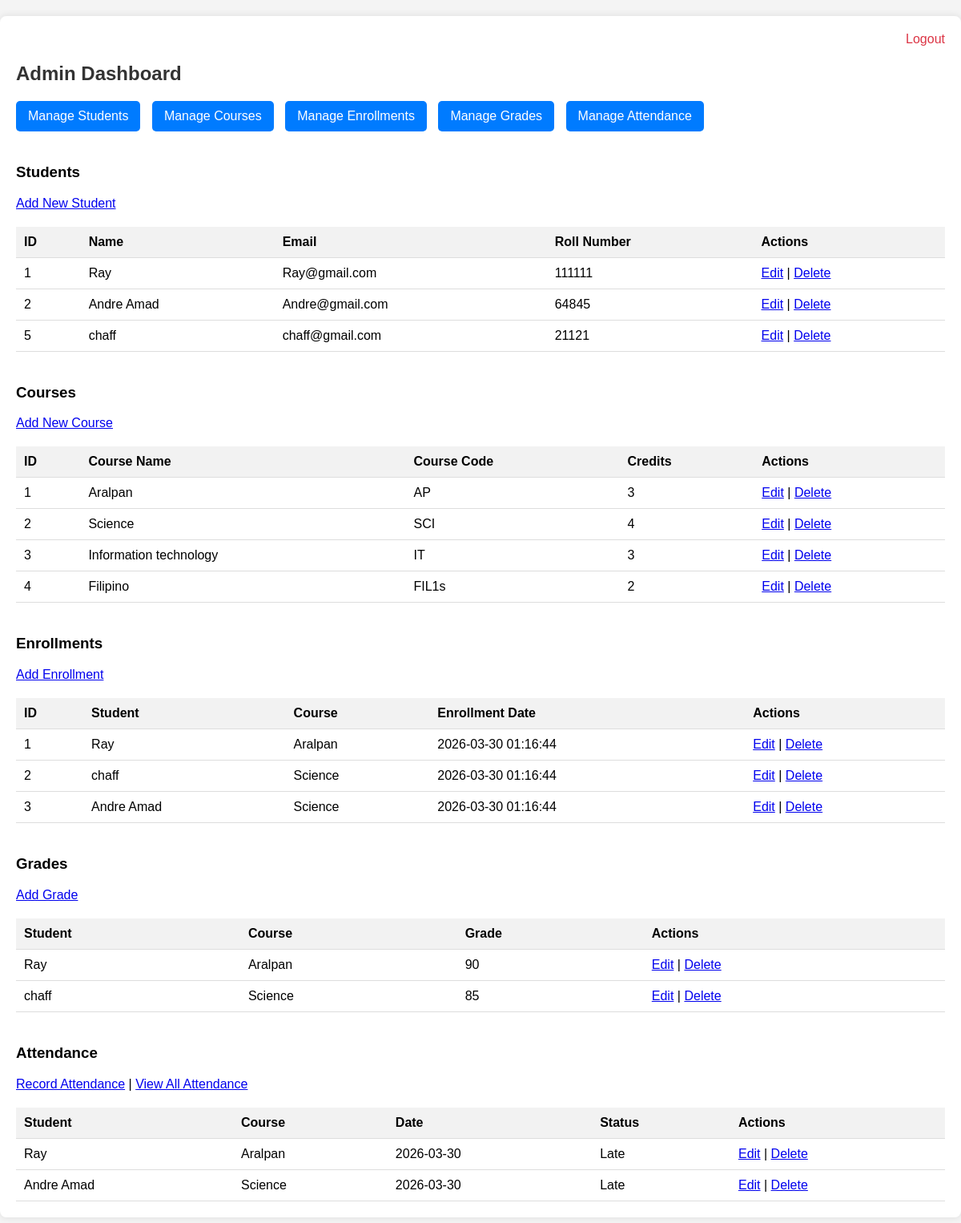
The app's page /admin_dashboard.php (signed in) with its own data.
### tables this page shows
CREATE TABLE `students` (
  `id` int(11) NOT NULL,
  `name` varchar(100) NOT NULL,
  `email` varchar(100) NOT NULL,
  `password` varchar(255) NOT NULL,
  `roll_number` varchar(50) NOT NULL,
  `phone` varchar(20) DEFAULT NULL,
  `address` text DEFAULT NULL,
  `created_at` timestamp NOT NULL DEFAULT current_timestamp()
);

CREATE TABLE `courses` (
  `id` int(11) NOT NULL,
  `course_name` varchar(100) NOT NULL,
  `course_code` varchar(20) NOT NULL,
  `description` text DEFAULT NULL,
  `credits` int(11) NOT NULL
);

CREATE TABLE `enrollments` (
  `id` int(11) NOT NULL,
  `student_id` int(11) NOT NULL,
  `course_id` int(11) NOT NULL,
  `enrollment_date` timestamp NOT NULL DEFAULT current_timestamp()
);

CREATE TABLE `grades` (
  `id` int(11) NOT NULL,
  `enrollment_id` int(11) NOT NULL,
  `grade` varchar(5) DEFAULT NULL,
  `grade_date` timestamp NOT NULL DEFAULT current_timestamp()
);

CREATE TABLE `attendance` (
  `id` int(11) NOT NULL,
  `student_id` int(11) NOT NULL,
  `enrollment_id` int(11) NOT NULL,
  `attendance_date` date NOT NULL,
  `status` enum('Present','Absent','Late') NOT NULL,
  `remarks` text DEFAULT NULL,
  `created_at` timestamp NOT NULL DEFAULT current_timestamp()
);

### admin_dashboard.php (the view, shortened to what this page needs)
<!DOCTYPE html>
<html lang="en">
<head>
</head>
<body>
    <div class="container">
        <?php
        include 'config.php';
        ?>
        <div class="logout">
            <a href="logout.php">Logout</a>
        </div>
        <h2>Admin Dashboard</h2>
        <div class="menu">
            <a href="#students">Manage Students</a>
            <a href="#courses">Manage Courses</a>
            <a href="#enrollments">Manage Enrollments</a>
            <a href="#grades">Manage Grades</a>
            <a href="#attendance">Manage Attendance</a>
        </div>
        <div id="students" class="section">
            <h3>Students</h3>
            <a href="add_student.php">Add New Student</a>
            <table>
                <tr>
                    <th>ID</th>
                    <th>Name</th>
                    <th>Email</th>
                    <th>Roll Number</th>
                    <th>Actions</th>
                </tr>
                <?php
                $sql = "SELECT * FROM students";
                $result = $conn->query($sql);
                while ($row = $result->fetch_assoc()) {
                    echo "<tr>";
                    echo "<td>" . $row['id'] . "</td>";
                    echo "<td>" . htmlspecialchars($row['name']) . "</td>";
                    echo "<td>" . htmlspecialchars($row['email']) . "</td>";
                    echo "<td>" . htmlspecialchars($row['roll_number']) . "</td>";
                    echo "<td><a href='edit_student.php?id=" . $row['id'] . "'>Edit</a> | <a href='delete_student.php?id=" . $row['id'] . "'>Delete</a></td>";
                    echo "</tr>";
                }
                ?>
            </table>
        </div>
        <div id="courses" class="section">
            <h3>Courses</h3>
            <a href="add_course.php">Add New Course</a>
            <table>
                <tr>
                    <th>ID</th>
                    <th>Course Name</th>
                    <th>Course Code</th>
                    <th>Credits</th>
                    <th>Actions</th>
                </tr>
                <?php
                $sql = "SELECT * FROM courses";
                $result = $conn->query($sql);
                while ($row = $result->fetch_assoc()) {
                    echo "<tr>";
                    echo "<td>" . $row['id'] . "</td>";
                    echo "<td>" . htmlspecialchars($row['course_name']) . "</td>";
                    echo "<td>" . htmlspecialchars($row['course_code']) . "</td>";
                    echo "<td>" . $row['credits'] . "</td>";
                    echo "<td><a href='edit_course.php?id=" . $row['id'] . "'>Edit</a> | <a href='delete_course.php?id=" . $row['id'] . "'>Delete</a></td>";
                    echo "</tr>";
                }
                ?>
            </table>
        </div>
        <div id="enrollments" class="section">
            <h3>Enrollments</h3>
            <a href="add_enrollment.php">Add Enrollment</a>
            <table>
                <tr>
                    <th>ID</th>
                    <th>Student</th>
                    <th>Course</th>
                    <th>Enrollment Date</th>
                    <th>Actions</th>
                </tr>
                <?php
                $sql = "SELECT e.id, s.name as student_name, c.course_name, e.enrollment_date
                        FROM enrollments e
                        JOIN students s ON e.student_id = s.id
                        JOIN courses c ON e.course_id = c.id
                        ORDER BY e.enrollment_date DESC";
                $result = $conn->query($sql);
                while ($row = $result->fetch_assoc()) {
                    echo "<tr>";
                    echo "<td>" . $row['id'] . "</td>";
                    echo "<td>" . htmlspecialchars($row['student_name']) . "</td>";
                    echo "<td>" . htmlspecialchars($row['course_name']) . "</td>";
                    echo "<td>" . htmlspecialchars($row['enrollment_date']) . "</td>";
                    echo "<td><a href='edit_enrollment.php?id=" . $row['id'] . "'>Edit</a> | <a href='delete_enrollment.php?id=" . $row['id'] . "'>Delete</a></td>";
                    echo "</tr>";
                }
                ?>
            </table>
        </div>
        <div id="grades" class="section">
            <h3>Grades</h3>
            <a href="add_grade.php">Add Grade</a>
            <table>
                <tr>
                    <th>Student</th>
                    <th>Course</th>
                    <th>Grade</th>
                    <th>Actions</th>
                </tr>
                <?php
                $sql = "SELECT g.id, s.name as student_name, c.course_name, g.grade
                        FROM grades g
                        JOIN enrollments e ON g.enrollment_id = e.id
                        JOIN students s ON e.student_id = s.id
                        JOIN courses c ON e.course_id = c.id";
                $result = $conn->query($sql);
                while ($row = $result->fetch_assoc()) {
                    echo "<tr>";
                    echo "<td>" . htmlspecialchars($row['student_name']) . "</td>";
                    echo "<td>" . htmlspecialchars($row['course_name']) . "</td>";
                    echo "<td>" . htmlspecialchars($row['grade']) . "</td>";
                    echo "<td><a href='edit_grade.php?id=" . $row['id'] . "'>Edit</a> | <a href='delete_grade.php?id=" . $row['id'] . "'>Delete</a></td>";
                    echo "</tr>";
                }
                ?>
            </table>
        </div>
        <div id="attendance" class="section">
            <h3>Attendance</h3>
            <a href="add_attendance.php">Record Attendance</a> | <a href="view_attendance.php">View All Attendance</a>
            <table>
                <tr>
                    <th>Student</th>
                    <th>Course</th>
                    <th>Date</th>
                    <th>Status</th>
                    <th>Actions</th>
                </tr>
                <?php
                $sql = "SELECT a.id, s.name as student_name, c.course_name, a.attendance_date, a.status
                        FROM attendance a
                        JOIN students s ON a.student_id = s.id
                        JOIN enrollments e ON a.enrollment_id = e.id
                        JOIN courses c ON e.course_id = c.id
                        ORDER BY a.attendance_date DESC
                        LIMIT 10";
                $result = $conn->query($sql);
                if ($result && $result->num_rows > 0) {
                    while ($row = $result->fetch_assoc()) {
                        echo "<tr>";
                        echo "<td>" . htmlspecialchars($row['student_name']) . "</td>";
                        echo "<td>" . htmlspecialchars($row['course_name']) . "</td>";
                        echo "<td>" . htmlspecialchars($row['attendance_date']) . "</td>";
                        echo "<td>" . htmlspecialchars($row['status']) . "</td>";
                        echo "<td><a href='edit_attendance.php?id=" . $row['id'] . "'>Edit</a> | <a href='delete_attendance.php?id=" . $row['id'] . "'>Delete</a></td>";
                        echo "</tr>";
                    }
                } else {
                    echo "<tr><td colspan='5' style='text-align: center;'>No attendance records yet.</td></tr>";
                }
                ?>
            </table>
        </div>
    </div>
</body>
</html>

### admin_dashboard.php (style rules this page uses)
body { font-family: Arial, sans-serif; margin: 0; padding: 0; background-color: #f4f4f4; }
.container { max-width: 1200px; margin: 20px auto; padding: 20px; background: white; border-radius: 8px; box-shadow: 0 0 10px rgba(0,0,0,0.1); }
h2 { color: #333; }
.menu { margin-bottom: 20px; }
.menu a { display: inline-block; margin-right: 10px; padding: 10px 15px; background: #007bff; color: white; text-decoration: none; border-radius: 5px; }
table { width: 100%; border-collapse: collapse; margin-top: 20px; }
th, td { padding: 10px; text-align: left; border-bottom: 1px solid #ddd; }
th { background-color: #f2f2f2; }
.logout { text-align: right; margin-bottom: 20px; }
.logout a { color: #dc3545; text-decoration: none; }
.section { margin-top: 40px; }

### records on screen
students: id "1", name "Ray", email "Ray@gmail.com", roll_number "111111"
students: id "2", name "Andre Amad", email "Andre@gmail.com", roll_number "64845"
students: id "5", name "chaff", email "chaff@gmail.com", roll_number "21121"
courses: id "1", course_name "Aralpan", course_code "AP", credits "3"
courses: id "2", course_name "Science", course_code "SCI", credits "4"
courses: id "3", course_name "Information technology", course_code "IT", credits "3"
courses: id "4", course_name "Filipino", course_code "FIL1s", credits "2"
enrollments: id "1", student.name "Ray", course.course_name "Aralpan", enrollment_date "2026-03-30 01:16:44"
enrollments: id "2", student.name "chaff", course.course_name "Science", enrollment_date "2026-03-30 01:16:44"
enrollments: id "3", student.name "Andre Amad", course.course_name "Science", enrollment_date "2026-03-30 01:16:44"
grades: students.name "Ray", courses.course_name "Aralpan", grade "90"
grades: students.name "chaff", courses.course_name "Science", grade "85"
attendance: student.name "Ray", courses.course_name "Aralpan", attendance_date "2026-03-30", status "Late"
attendance: student.name "Andre Amad", courses.course_name "Science", attendance_date "2026-03-30", status "Late"
